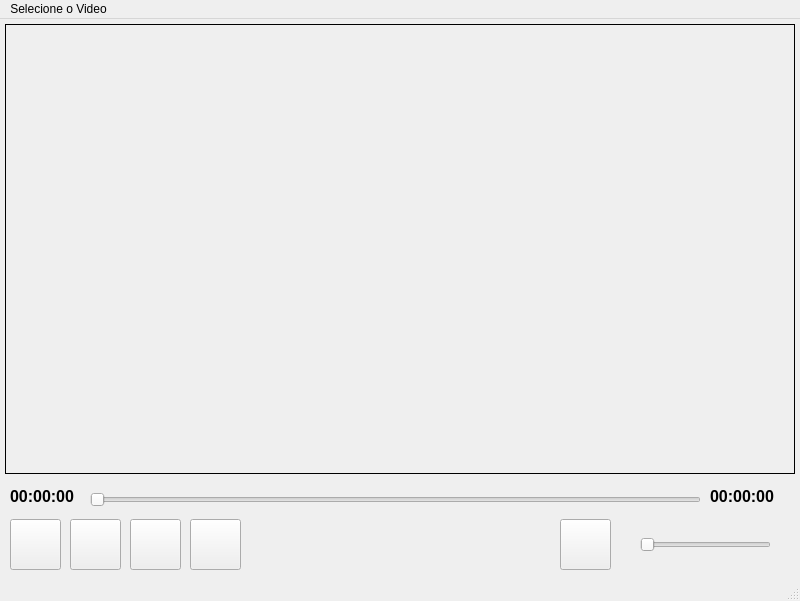
<?xml version="1.0" encoding="UTF-8"?>
<ui version="4.0">
 <class>MainWindow</class>
 <widget class="QMainWindow" name="MainWindow">
  <property name="geometry">
   <rect>
    <x>0</x>
    <y>0</y>
    <width>800</width>
    <height>601</height>
   </rect>
  </property>
  <property name="windowTitle">
   <string>MainWindow</string>
  </property>
  <widget class="QWidget" name="centralwidget">
   <widget class="QGroupBox" name="groupBox_video">
    <property name="geometry">
     <rect>
      <x>5</x>
      <y>5</y>
      <width>790</width>
      <height>450</height>
     </rect>
    </property>
    <property name="styleSheet">
     <string notr="true">QGroupBox
{
border:1px solid black
}</string>
    </property>
    <property name="title">
     <string/>
    </property>
   </widget>
   <widget class="QPushButton" name="pushButton_seek_backward">
    <property name="geometry">
     <rect>
      <x>10</x>
      <y>500</y>
      <width>51</width>
      <height>51</height>
     </rect>
    </property>
    <property name="text">
     <string/>
    </property>
   </widget>
   <widget class="QPushButton" name="pushButton_play_pause">
    <property name="geometry">
     <rect>
      <x>70</x>
      <y>500</y>
      <width>51</width>
      <height>51</height>
     </rect>
    </property>
    <property name="text">
     <string/>
    </property>
   </widget>
   <widget class="QPushButton" name="pushButton_stop">
    <property name="geometry">
     <rect>
      <x>130</x>
      <y>500</y>
      <width>51</width>
      <height>51</height>
     </rect>
    </property>
    <property name="text">
     <string/>
    </property>
   </widget>
   <widget class="QPushButton" name="pushButton_seek_forward">
    <property name="geometry">
     <rect>
      <x>190</x>
      <y>500</y>
      <width>51</width>
      <height>51</height>
     </rect>
    </property>
    <property name="text">
     <string/>
    </property>
   </widget>
   <widget class="QPushButton" name="pushButton_volume">
    <property name="geometry">
     <rect>
      <x>560</x>
      <y>500</y>
      <width>51</width>
      <height>51</height>
     </rect>
    </property>
    <property name="text">
     <string/>
    </property>
   </widget>
   <widget class="QSlider" name="horizontalSlider_volume">
    <property name="geometry">
     <rect>
      <x>640</x>
      <y>510</y>
      <width>131</width>
      <height>31</height>
     </rect>
    </property>
    <property name="orientation">
     <enum>Qt::Horizontal</enum>
    </property>
   </widget>
   <widget class="QSlider" name="horizontalSlider_duration">
    <property name="geometry">
     <rect>
      <x>90</x>
      <y>470</y>
      <width>611</width>
      <height>21</height>
     </rect>
    </property>
    <property name="orientation">
     <enum>Qt::Horizontal</enum>
    </property>
   </widget>
   <widget class="QLabel" name="label_current_time">
    <property name="geometry">
     <rect>
      <x>10</x>
      <y>467</y>
      <width>71</width>
      <height>20</height>
     </rect>
    </property>
    <property name="font">
     <font>
      <pointsize>12</pointsize>
      <bold>true</bold>
     </font>
    </property>
    <property name="text">
     <string>00:00:00</string>
    </property>
   </widget>
   <widget class="QLabel" name="label_total_time">
    <property name="geometry">
     <rect>
      <x>710</x>
      <y>467</y>
      <width>71</width>
      <height>20</height>
     </rect>
    </property>
    <property name="font">
     <font>
      <pointsize>12</pointsize>
      <bold>true</bold>
     </font>
    </property>
    <property name="text">
     <string>00:00:00</string>
    </property>
   </widget>
  </widget>
  <widget class="QMenuBar" name="menubar">
   <property name="geometry">
    <rect>
     <x>0</x>
     <y>0</y>
     <width>800</width>
     <height>21</height>
    </rect>
   </property>
   <widget class="QMenu" name="menuSelecione_o_Video">
    <property name="title">
     <string>Selecione o Video</string>
    </property>
    <addaction name="separator"/>
    <addaction name="actionOpen"/>
   </widget>
   <addaction name="menuSelecione_o_Video"/>
  </widget>
  <widget class="QStatusBar" name="statusbar"/>
  <action name="actionOpen">
   <property name="text">
    <string>Open</string>
   </property>
  </action>
 </widget>
 <resources/>
 <connections/>
</ui>
